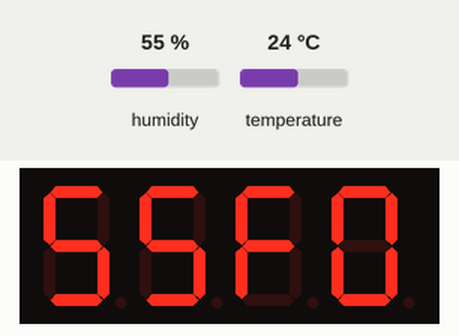
A sketch run on a simulated ESP32. Shown: 4-digit seven-segment display. The test bench sets the inputs (shaded band); at power-on: temperature 24 °C, humidity 55 %. What the sketch prints to the serial monitor is not drawn.

Above: at 1.1 s.
At 2.8 s:
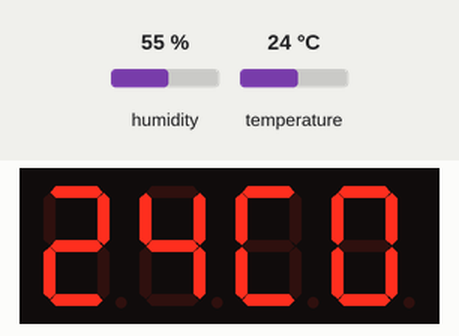
2.9 s: temperature set to 12 °C
At 9.0 s:
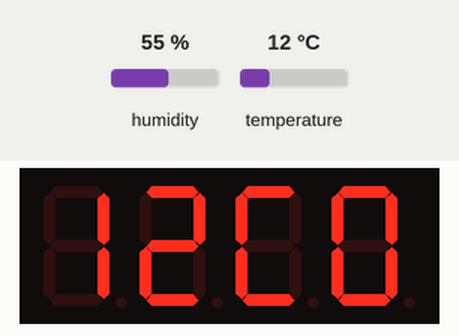
Timing chart, 0 to 10.5 s (numbered marks = the images above; inputs shaded):
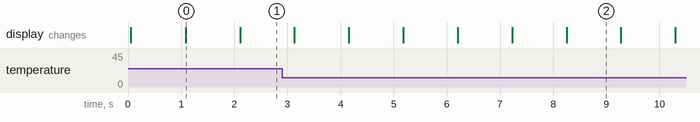

Measured:
- after the input at 2.9 s, the display: first differs from a run without the input after 5.4 s (image 2)
- what the display in image 0 shows lasts 1.0 s, from 1.1 s to 2.1 s

The sketch:

ESP32_sender.ino
```cpp
#include "DHT.h"
#include "TM1637.h"

#define RXD2 16
#define TXD2 17

#define DHTPIN   13
#define DHTTYPE  DHT11

#define CLK_PIN  27
#define DIO_PIN  26

HardwareSerial mySerial(2);

QueueHandle_t sensorQueue = NULL;
QueueHandle_t printQueue = NULL;
QueueHandle_t UARTQueue = NULL;

DHT dht(DHTPIN, DHTTYPE);
TM1637 disp(CLK_PIN, DIO_PIN);

typedef struct {
  float temperature;
  float humidity;
} SensorData;


void SensorTask(void *pvParameters){
  while(1){
    SensorData data;
    data.temperature = dht.readTemperature();
    data.humidity = dht.readHumidity();
    if (isnan(data.temperature) || isnan(data.humidity))
    {
    Serial.println("Error reading from DHT");
    mySerial.println("Sent: Error reading from DHT");
    vTaskDelay(1000 / portTICK_PERIOD_MS);
    continue;
    }
    xQueueSend(sensorQueue, &data, portMAX_DELAY);
    xQueueSend(printQueue, &data, portMAX_DELAY);
    xQueueSend(UARTQueue, &data, portMAX_DELAY);
    vTaskDelay(1000 / portTICK_PERIOD_MS);
  }
}
void TaskUARTTx(void *pvParameters){
  while(1){
    SensorData data;
    if(xQueueReceive(UARTQueue, &data, portMAX_DELAY)){
      int temp = (int)data.temperature;
      int hum = (int)data.humidity;
      mySerial.println("t = " + String(temp) + " ; " + "h = " + String(hum));
      mySerial.println("Sent: " + String(temp));
      mySerial.println("Sent: " + String(hum));
      vTaskDelay(1000 / portTICK_PERIOD_MS);
    }
  }
}

void DisplayTask(void *pvParameters){
   while(1){
    SensorData data;
    if(xQueueReceive(sensorQueue, &data, portMAX_DELAY)){
      int temp = (int)data.temperature;
      disp.display(0, temp / 10);
      disp.display(1, temp % 10);
      disp.display(2, 12);
      disp.display(3, 0);
      vTaskDelay(1000 / portTICK_PERIOD_MS);

      int hum = (int)data.humidity;
      disp.display(0, hum / 10);
      disp.display(1, hum % 10);
      disp.display(2, 15);
      disp.display(3, 0);
      vTaskDelay(1000 / portTICK_PERIOD_MS);
    }
  }
}

void printInfoTask(void *pvParameters){
  while(1){
    SensorData data;
  if(xQueueReceive(printQueue, &data, portMAX_DELAY)){
      Serial.print("Humidity: ");
      Serial.print(data.humidity);
      Serial.print("%   ");
      vTaskDelay(1000 / portTICK_PERIOD_MS);
      Serial.print("Temperature: ");
      Serial.print(data.temperature);
      Serial.println(" C");
      vTaskDelay(1000 / portTICK_PERIOD_MS);
    }
}
}
void setup()
{
    Serial.begin(115200);
    mySerial.begin(9600, SERIAL_8N1, RXD2, TXD2);
    sensorQueue = xQueueCreate(5, sizeof(SensorData));
    printQueue = xQueueCreate(5, sizeof(SensorData));
    UARTQueue = xQueueCreate(5, sizeof(SensorData));
    if (sensorQueue == NULL || printQueue == NULL || UARTQueue == NULL) {
    Serial.println("Failed to create queue!");
    while (1);
  }

    dht.begin();

    disp.init();
    disp.set(2);

    xTaskCreatePinnedToCore(
    SensorTask,
    "SensorTask",
    4000,
    NULL,
    2,
    NULL,
    1
  );
  xTaskCreatePinnedToCore(
    DisplayTask,
    "DisplayTask",
    4000,
    NULL,
    1,
    NULL,
    1
  );
  xTaskCreatePinnedToCore(
    printInfoTask,
    "printInfoTask",
    4000,
    NULL,
    1,
    NULL,
    1
  );

  xTaskCreatePinnedToCore(
    TaskUARTTx,
    "TaskUARTTx",
    4000,
    NULL,
    1,
    NULL,
    1
  );

}

void loop()
{
}
```
